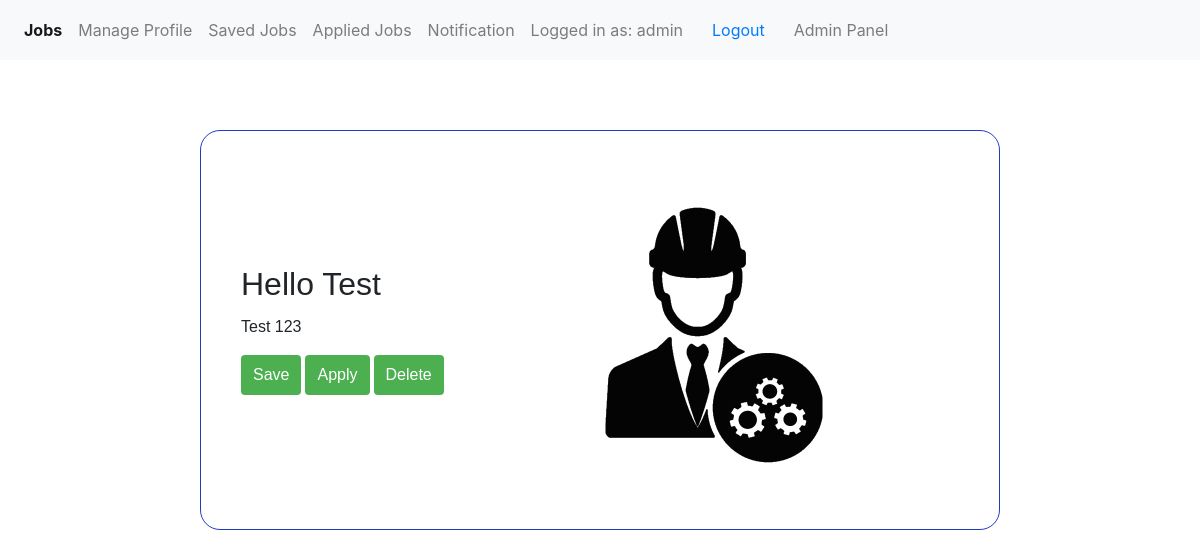
The app's page / (signed in), older data.
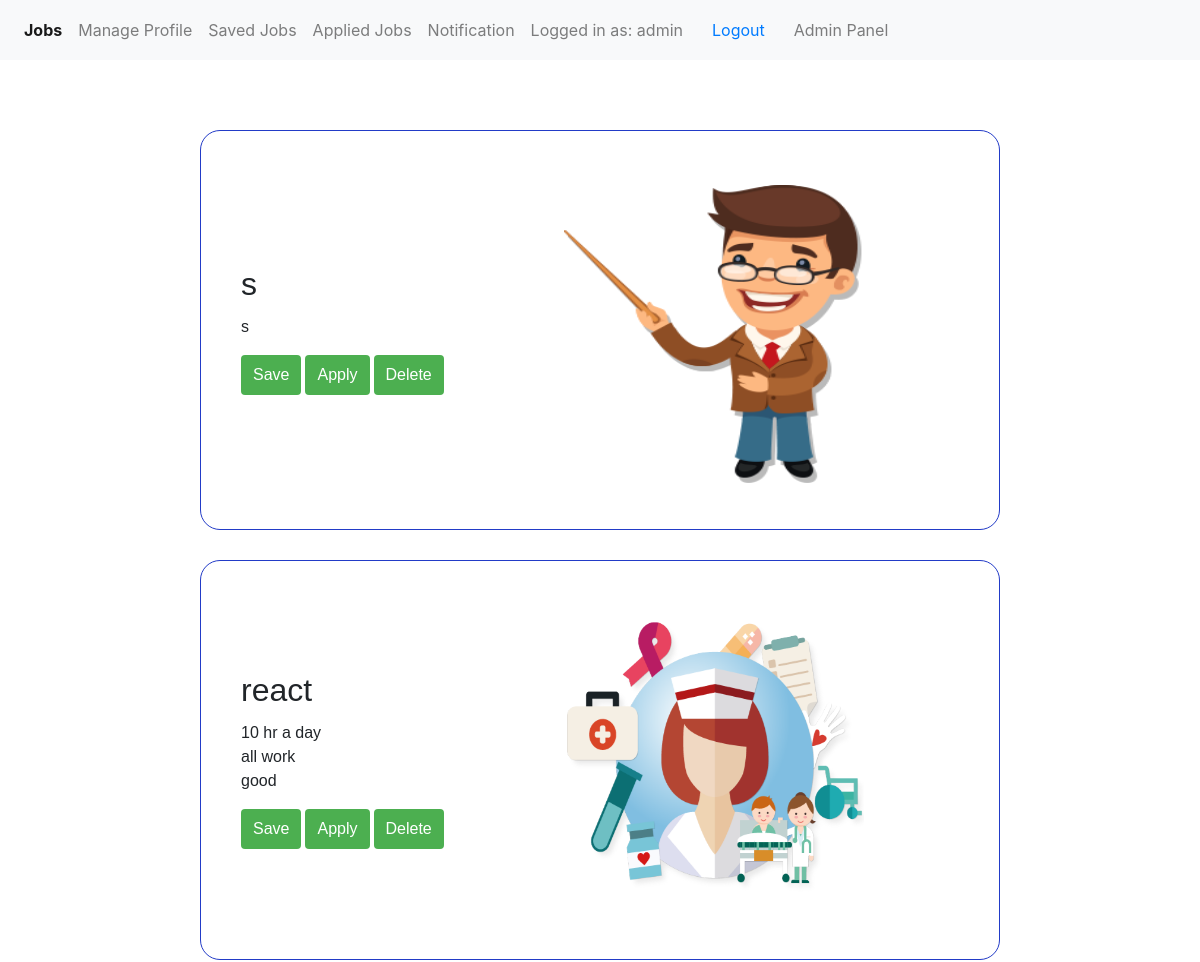
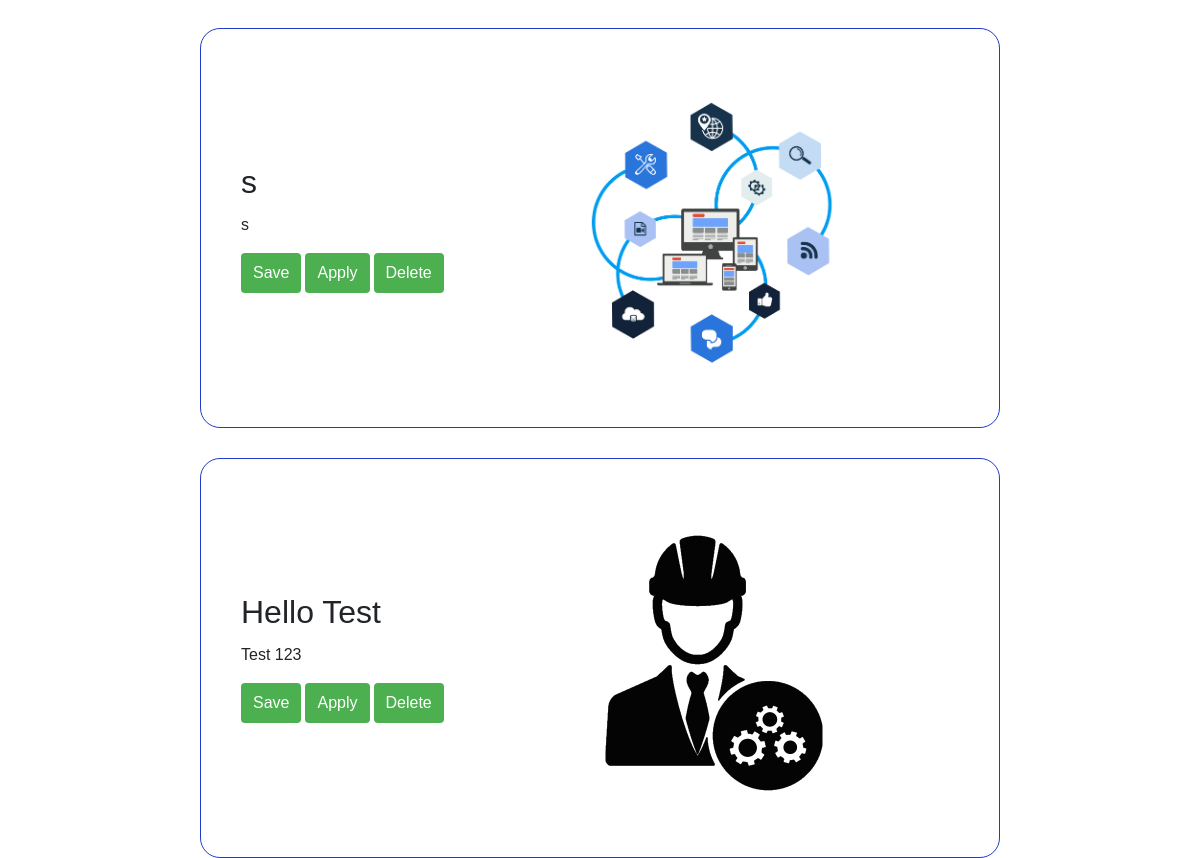
The same page, newer data (2 pictures, top to bottom).
### maincode/models.py (models this page shows, shortened)
class Job(models.Model):
    job_title = models.CharField(max_length=100)
    job_description = models.TextField()
    photo = models.ImageField(upload_to='job_photos/', null=True, blank=True)

### maincode/views.py (the view)
# urls.py: 2. Add a URL to urlpatterns:  path('', views.home, name='home')
def home(request):
    if request.user.is_authenticated:
        data = Job.objects.all().order_by('-id')
        return render(request, 'base/home.html', {'data': data})
    else:
        return redirect('login')

### templates/base/home.html (shortened to what this page needs)
{% extends '../base/base.html' %}
{% block content %}
<div class="feed-container">
  {% for job in data %}
  <div class="card">
    <div class="card-content">
      <h2 class="card-title">{{ job.job_title }}</h2>
      <p class="card-description">{{ job.job_description }}</p>
      <div class="button-container">
        {% if user.is_authenticated %}
        <form method="post" action="{% url 'savehome_submit' job.id %}">
          <button type="submit" class="save-btn">Save</button>
        </form>
        <form method="post" action="{% url 'applyportal_home_data' job.id %}">
          <button type="submit" class="apply-btn">Apply
          </button>
        </form>
        {% endif %}
        {% if user.is_superuser %}
        <form method="post" action="{% url 'delete_home_data' job.id %}">
          <button type="submit" class="delete-btn">Delete</button>
        </form>
        {% endif %}
      </div>
    </div>
    <div class="card-image-container">
      {% if job.photo %}
      <img class="card-image" src="{{ job.photo.url }}" alt="{{ job.job_title }}">
      {% else %}
      <p>No Photo Available</p>
      {% endif %}
    </div>
  </div>
  {% endfor %}
</div>
{% endblock %}

### templates/base/base.html (shortened to what this page needs)
<!DOCTYPE html>
<html lang="en">
<head>
  <link rel="stylesheet" href="https://stackpath.bootstrapcdn.com/bootstrap/4.5.2/css/bootstrap.min.css">
</head>
<body>
  {% block navbar %}
  <nav class="navbar navbar-expand-lg navbar-light bg-light fixed-top d-flex justify-content-between align-items-center"
    style="height: 60px;">
    <div class="collapse navbar-collapse" id="navbarSupportedContent">
      <ul class="navbar-nav d-flex justify-content-center align-items-center">
        <li class="nav-item active">
          <a class="nav-link" href="{% url 'home' %}"><b>Jobs </b><span class="sr-only">(current)</span></a>
        </li>
        <li class="nav-item">
          <a class="nav-link" href="{% url 'manage_profile' %}">Manage Profile</a>
        </li>
        <li class="nav-item">
          <a class="nav-link" href="{% url 'save_home_data' %}">Saved Jobs</a>
        </li>
        <li class="nav-item">
          <a class="nav-link" href="{% url 'apply_home_data' %}">Applied Jobs</a>
        </li>
        <li class="nav-item">
          <a class="nav-link" href="{% url 'notificationpage' %}">Notification</a>
        </li>
        <li class="nav-item d-flex align-items-center">
          {% if user.is_authenticated %}
          <a class="nav-link" href="#">Logged in as: {{ user.username }}</a>
          <form class="nav-link" action="{% url 'logout' %}" method="post">
            <button type="submit" class="btn btn-link">Logout</button>
          </form>
          {% else %}
          <p class="nav-link">You are not logged in</p>
          <a href="{% url 'login' %}" class="nav-link">Log In</a>
          {% endif %}
        </li>
        <li class="nav-item">
          {% if user.is_superuser %}
          <a class="nav-link" href="{% url 'addjobs' %}">Admin Panel</a>
          {% endif %}
        </li>
      </ul>
    </div>
  </nav>
  {% endblock %}
  {% block content %}
  {% endblock %}
</body>
</html>

### templates/base/home.html (style rules this page uses)
.feed-container { display: flex; flex-direction: row; flex-wrap: wrap; border-color: #e30e0e; margin-left: 200px; margin-right: 200px; margin-top: 100px; }
.card { border-color: #223bc7; border-radius: 20px; display: flex; flex-direction: row; margin-top: 30px; align-items: center; height: 400px; width: 1300px; align-items: center; }
.card-content { padding-left: 40px; padding-right: 15px; font-family: Verdana, Geneva, Tahoma, sans-serif; font-size: medium; }
.card-title, .card-description { white-space: pre-line; }
.card-image-container { height: 250px; width: 700px; margin-right: 30px; margin-top: -30px; display: flex; margin-top: 10px; justify-content: center; align-items: center; }
.card-image { height: 300px; width: 300px; }
.button-container { display: flex; gap: 4px; }
.button-container button { background-color: #4CAF50; border: none; color: white; padding: 8px 12px; text-align: center; text-decoration: none; cursor: pointer; border-radius: 4px; transition: background-color 0.3s ease; }

Row changes from the older to the newer data that the page shows:
added Job: job_title "s", job_description "s", photo (picture)
added Job: job_title "react", job_description "10 hr a day all work good", photo (picture)
added Job: job_title "s", job_description "s", photo (picture)
